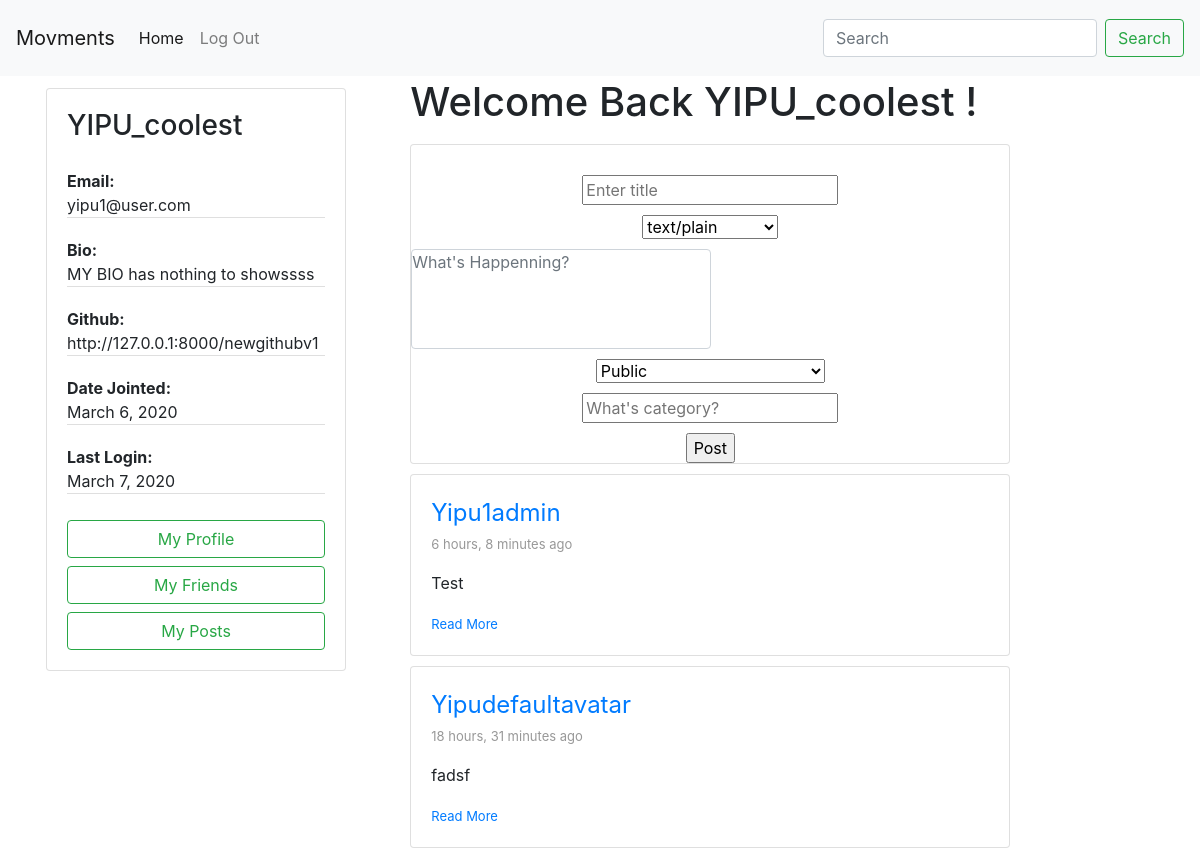
The app's page /service/posts/ (signed in, upper part), older data.
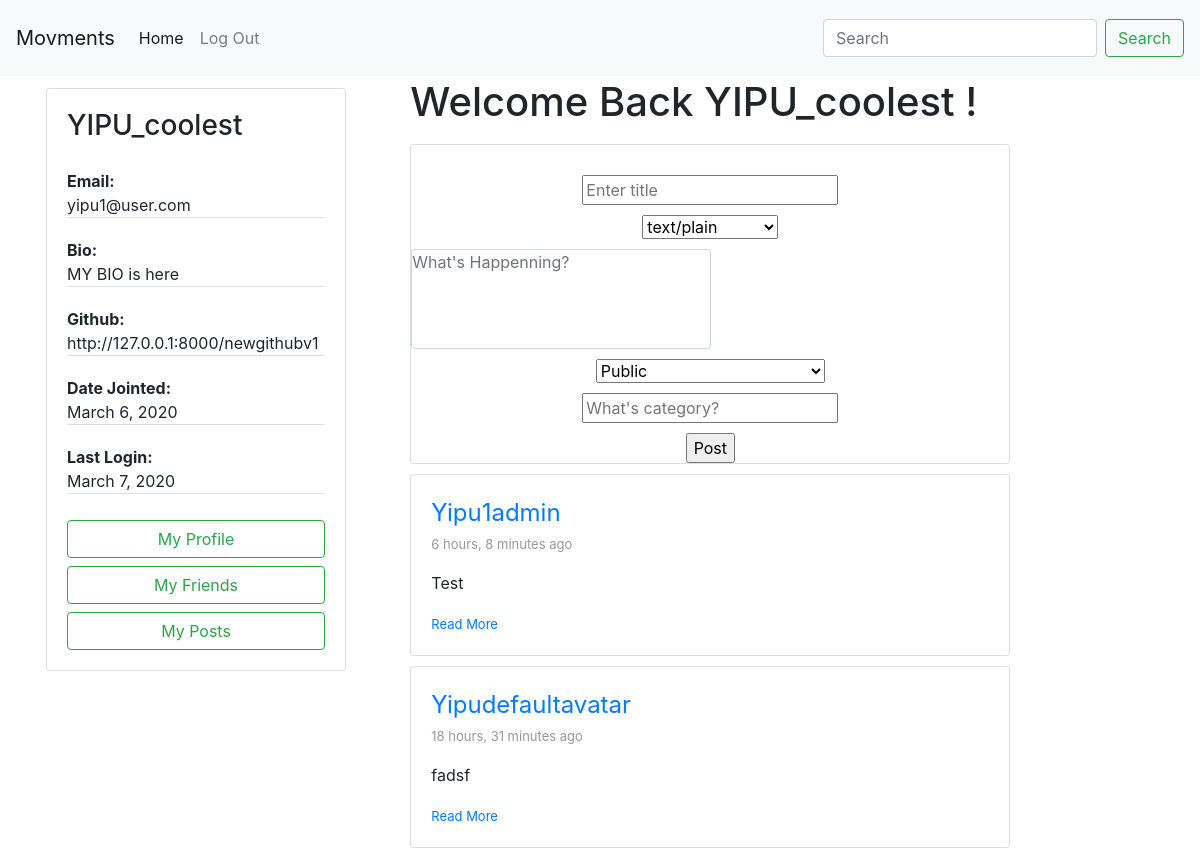
The same page, newer data.
### accounts/models.py (models this page shows, shortened)
class Author(AbstractBaseUser):
    email=models.EmailField(
        verbose_name='email address',
        max_length=60,
        unique=True,
    )
    uid_str = uuid.uuid4().urn
    uuid_str = uid_str[9:] # str(settings.HOSTNAME)+"/author/"+
    id = models.CharField(primary_key=True, default=uuid_str, editable=False,max_length=100,unique=True)
    displayName = models.CharField(max_length=30)
    host = models.URLField(default=settings.HOSTNAME, max_length=100)
    url = models.URLField(default=uuid_str,max_length=100)
    avatar = models.ImageField(upload_to='avatar/', default = 'avatar/default-avatar.png', blank=True, null=True)
    github = models.URLField(default="", max_length=100, null=True)
    bio = models.CharField(max_length=200, null=True)
    date_joined=models.DateField(verbose_name="date joined", auto_now=True)
    last_login=models.DateField(verbose_name="date joined", auto_now=True)
    is_active=models.BooleanField(default=True)
    is_admin=models.BooleanField(default=False)
    objects = AuthorManager()
    USERNAME_FIELD = 'email'
    REQUIRED_FIELDS = ['displayName', ]

### posting/views.py (the view, shortened to what this page needs)
# urls.py: path('posts/', views.ViewPublicPosts, name='view public posts'),
def ViewPublicPosts(request):
    public_posts = Post.objects.filter(visibility='PUBLIC').order_by('-pub_date')[:10]
    form = PostNewForm(request.POST or None)
    context = {
        'public_post_list': public_posts,
        'form': form,
    }
    return render(request, "posting/publicPosts.html", context)

### posting/forms.py
class PostNewForm(forms.ModelForm):
    content = forms.CharField(
        widget=forms.Textarea(
            attrs={
                "class": "textarea form-control",
                "rows": 10,
                "cols": 40,
                "style": "resize:none",
            }
        )
    )
    class Meta:
        model = Post
        fields = [
            'title',
            'content_type',
            'content',
            'visibility',
            'category',
        ]

### posting/templates/posting/publicPosts.html (shortened to what this page needs)
{% extends 'posting/home.html' %}
{% block shortProfile %}
    {% if request.user.is_authenticated %}
        <div class="short-profile">
            {% include 'posting/profile-card.html' with request=request %}
        </div>
    {% endif %}
{% endblock %}
{% block content %}
    {% if public_post_list %}
        <ul>
            {% for post in public_post_list %}
            <li>
                {% include 'posting/post-inline-view.html' with post=post %}
            </li>
            {% endfor %}
        </ul>
    {% else %}
        <p>No Public posts... Go make some!</p>
    {% endif %}
{% endblock %}
{% block newPost %}
    {% if request.user.is_authenticated %}
        {% include 'posting/post-input-form.html' with post=post %}
    {% endif %}
{% endblock %}

### posting/templates/posting/profile-card.html
<div class="card" style="width: 300px;">
    <div class="card-body">
    <h3 class="card-title">{{request.user.displayName }}</h3>
    <p class="card-text">
        <ul class="list-group list-group-flush">
            <li class="list-group-item" style="padding: 0;"><span style="font-weight: bold;">Email:</span><br>{{ request.user.email }}</li>
            <li class="list-group-item" style="padding: 0;"><span style="font-weight: bold;">Bio:</span><br>{{ request.user.bio }}</li>
            <li class="list-group-item" style="padding: 0;"><span style="font-weight: bold;">Github:</span><br>{{ request.user.github }}</li>
            <li class="list-group-item" style="padding: 0;"><span style="font-weight: bold;">Date Jointed:</span><br> {{ request.user.date_joined }}</li>
            <li class="list-group-item" style="padding: 0;"><span style="font-weight: bold;">Last Login:</span><br>{{ request.user.last_login }}</li>
        </ul>
    </p>
    <div id="user-menu">
        <a href="{% url 'accounts:view profile' request.user.id %}" class="btn btn-outline-success btn-block">My Profile</a>
        <a href="{% url 'friendship:get friends list' request.user.id %}" class="btn btn-outline-success btn-block">My Friends</a>
        <a href="{% url 'posting:view user posts' request.user.id %}" class="btn btn-outline-success btn-block">My Posts</a>
    </div>
    </div>
</div>

### posting/templates/posting/post-input-form.html (shortened to what this page needs)
<h1 style="text-align:center">Welcome Back {{ request.user.displayName }} !</h1>
<div class="card" style="width: 600px;">
    <form action="." method="POST" class="post-form">
            {{ form.as_ul }}
        <input type="submit" value="Post">
    </form>
</div>

Row changes from the older to the newer data that the page shows:
changed Author "YIPU_coolest": user.bio "MY BIO has nothing to showssss" → "MY BIO is here"
